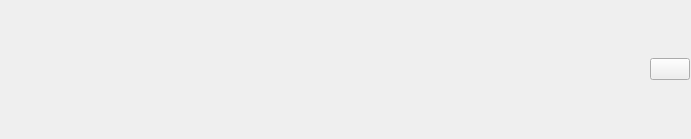
<?xml version="1.0" encoding="UTF-8"?>
<ui version="4.0">
 <class>MainTitleBar</class>
 <widget class="QWidget" name="MainTitleBar">
  <property name="geometry">
   <rect>
    <x>0</x>
    <y>0</y>
    <width>691</width>
    <height>139</height>
   </rect>
  </property>
  <property name="windowTitle">
   <string>Form</string>
  </property>
  <layout class="QGridLayout" name="gridLayout">
   <property name="leftMargin">
    <number>5</number>
   </property>
   <property name="topMargin">
    <number>1</number>
   </property>
   <property name="rightMargin">
    <number>1</number>
   </property>
   <property name="bottomMargin">
    <number>1</number>
   </property>
   <item row="0" column="4">
    <widget class="QPushButton" name="btnTimeShow">
     <property name="text">
      <string/>
     </property>
    </widget>
   </item>
   <item row="0" column="0">
    <widget class="QLabel" name="label">
     <property name="maximumSize">
      <size>
       <width>70</width>
       <height>16777215</height>
      </size>
     </property>
     <property name="pixmap">
      <pixmap resource="../../../res.qrc">:/res/BSDLOGO.png</pixmap>
     </property>
     <property name="scaledContents">
      <bool>true</bool>
     </property>
    </widget>
   </item>
   <item row="0" column="2">
    <spacer name="horizontalSpacer">
     <property name="orientation">
      <enum>Qt::Horizontal</enum>
     </property>
     <property name="sizeHint" stdset="0">
      <size>
       <width>40</width>
       <height>20</height>
      </size>
     </property>
    </spacer>
   </item>
   <item row="0" column="3">
    <widget class="QLabel" name="labelTimeShow">
     <property name="text">
      <string/>
     </property>
    </widget>
   </item>
  </layout>
 </widget>
 <resources>
  <include location="../../../res.qrc"/>
 </resources>
 <connections/>
</ui>
